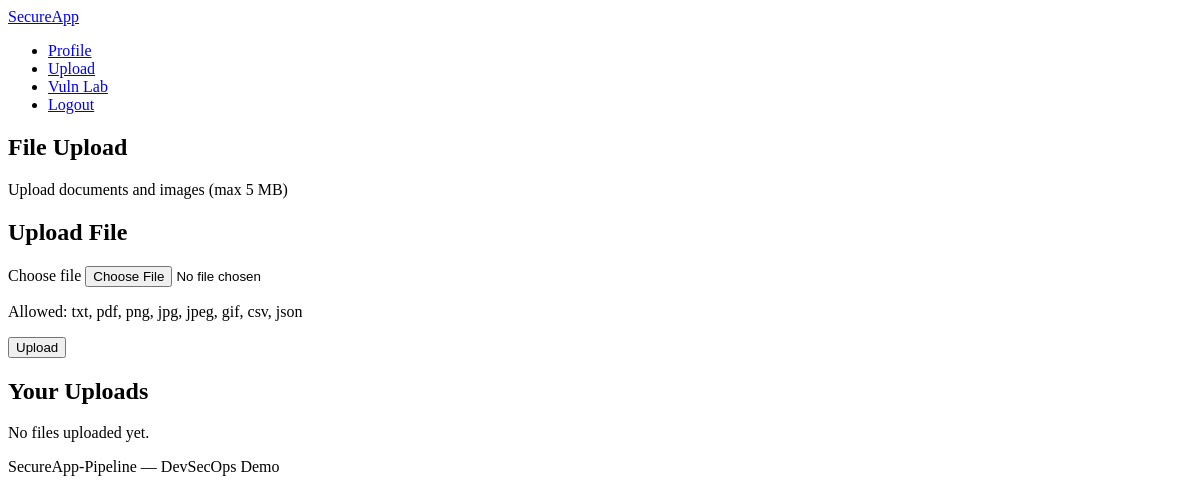
The page /upload (signed in) on the database as committed earlier.
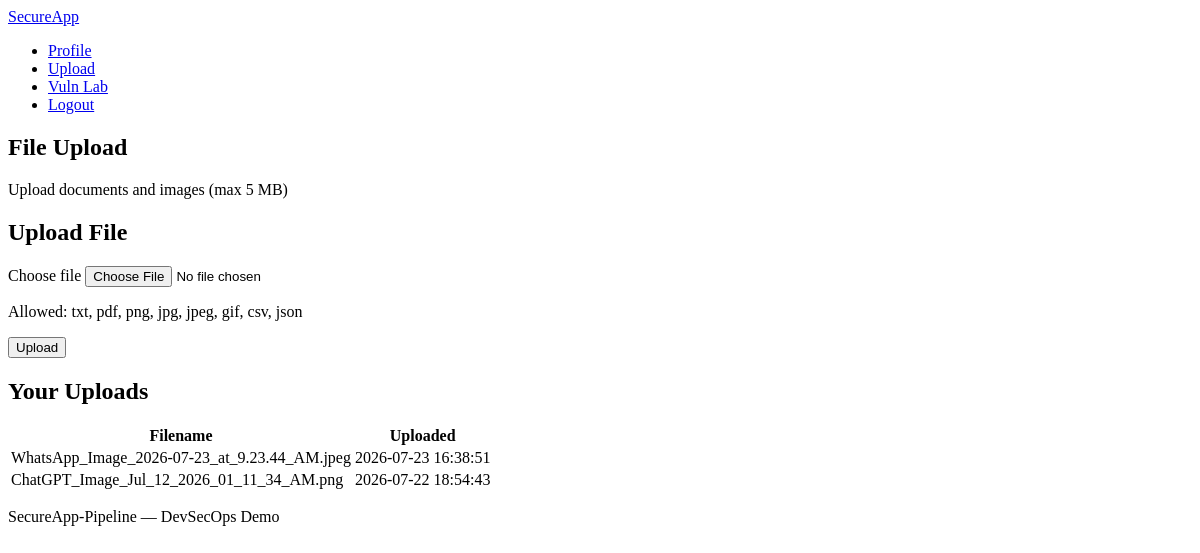
The same page on the database as committed later.
### tables this page shows
CREATE TABLE uploads (
            id INTEGER PRIMARY KEY AUTOINCREMENT,
            user_id INTEGER NOT NULL,
            filename TEXT NOT NULL,
            stored_name TEXT NOT NULL,
            uploaded_at TEXT NOT NULL,
            FOREIGN KEY (user_id) REFERENCES users (id)
        );

### app.py (the view, shortened to what this page needs)
@app.route("/upload", methods=["GET", "POST"])
@login_required
def upload():
    user_uploads = get_db().execute(
        """
        SELECT filename, stored_name, uploaded_at
        FROM uploads
        WHERE user_id = ?
        ORDER BY uploaded_at DESC
        """,
        (session["user_id"],),
    ).fetchall()
    return render_template("upload.html", uploads=user_uploads)

### app.py (called while the page is built)
def get_db():
    if "db" not in g:
        g.db = sqlite3.connect(DATABASE)
        g.db.row_factory = sqlite3.Row
    return g.db

def login_required(view):
    @wraps(view)
    def wrapped_view(**kwargs):
        if "user_id" not in session:
            flash("Please log in to continue.", "warning")
            return redirect(url_for("login"))
        return view(**kwargs)
    return wrapped_view

def current_user():
    if "user_id" not in session:
        return None
    return get_db().execute(
        "SELECT id, username, email, is_admin, created_at FROM users WHERE id = ?",
        (session["user_id"],),
    ).fetchone()

@app.before_request
def start_timer():
    request.start_time = time.time()

@app.after_request
def after_request(response):
    REQUEST_COUNT.labels(
        request.method,
        request.path
    ).inc()
    if hasattr(request, "start_time"):
        REQUEST_LATENCY.observe(
            time.time() - request.start_time
        )
    return response

@app.before_request
def load_logged_in_user():
    g.user = current_user()

### templates/upload.html (shortened to what this page needs)
{% extends "base.html" %}
{% block content %}
<section class="page-header">
    <h1>File Upload</h1>
    <p class="subtitle">Upload documents and images (max 5 MB)</p>
</section>
<div class="card-grid">
    <article class="card">
        <h2>Upload File</h2>
        <form method="post" action="{{ url_for('upload') }}" enctype="multipart/form-data" class="form">
            <div class="form-group">
                <label for="file">Choose file</label>
                <input type="file" id="file" name="file" required>
            </div>
            <p class="hint">Allowed: txt, pdf, png, jpg, jpeg, gif, csv, json</p>
            <button type="submit" class="btn btn-primary">Upload</button>
        </form>
    </article>
    <article class="card">
        <h2>Your Uploads</h2>
        {% if uploads %}
            <table class="data-table">
                <thead>
                    <tr>
                        <th>Filename</th>
                        <th>Uploaded</th>
                    </tr>
                </thead>
                <tbody>
                    {% for upload in uploads %}
                        <tr>
                            <td>{{ upload.filename }}</td>
                            <td>{{ upload.uploaded_at[:19].replace('T', ' ') }}</td>
                        </tr>
                    {% endfor %}
                </tbody>
            </table>
        {% else %}
            <p class="empty-state">No files uploaded yet.</p>
        {% endif %}
    </article>
</div>
{% endblock %}

Rows that differ between the two databases and show on the page:
added uploads: filename "WhatsApp_Image_2026-07-23_at_9.23.44_AM.jpeg", uploaded_at "2026-07-23 16:38:51"
added uploads: filename "ChatGPT_Image_Jul_12_2026_01_11_34_AM.png", uploaded_at "2026-07-22 18:54:43"
Other text that changed with them:
text no longer shown: "No files uploaded yet."
text now shown: "Filename Uploaded"
